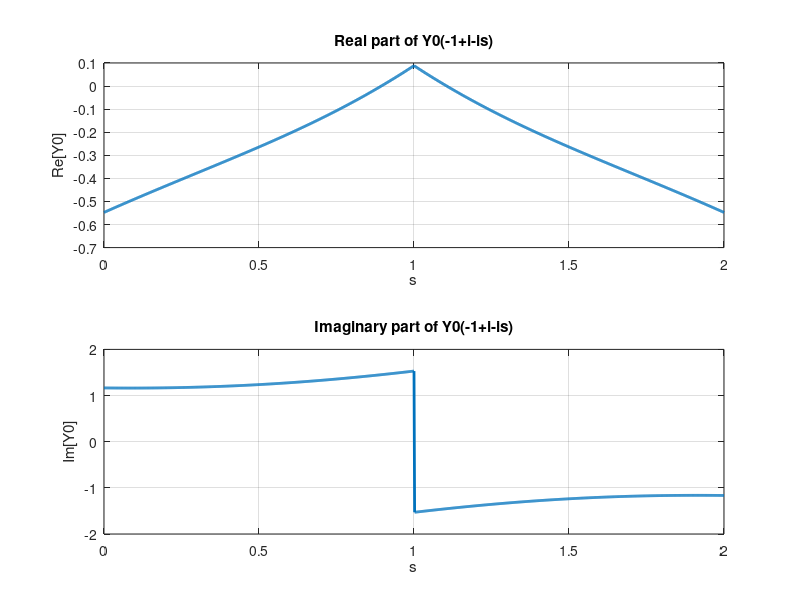

Write the MATLAB code that produced this figure.
clc; clear; close all;

% Bessel function Y0(-1+i-is) (s is real, 0 < s < 2)

%%%%%%%%%%%% INPUTS %%%%%%%%%%%%%%%%%%%
lower_limit = 0;
upper_limit = 2;
num_sample = 1001;
%%%%%%%%%%%%%%%%%%%%%%%%%%%%%%%%%%%%%%%
% Calculate Y0
s = linspace(lower_limit, upper_limit, num_sample);
y0 = zeros(size(s));
for u=1:num_sample
    y0(u) = bessely(0, -1+1i-(1i*s(u)) );
end

figure;
subplot(2,1,1);
plot(s,real(y0),'LineWidth',2);
title('Real part of Y0(-1+i-is)');
xlabel('s');
ylabel('Re[Y0]');
grid on;

subplot(2,1,2);
plot(s,imag(y0), 'LineWidth',2);
title('Imaginary part of Y0(-1+i-is)');
xlabel('s');
ylabel('Im[Y0]');
grid on;